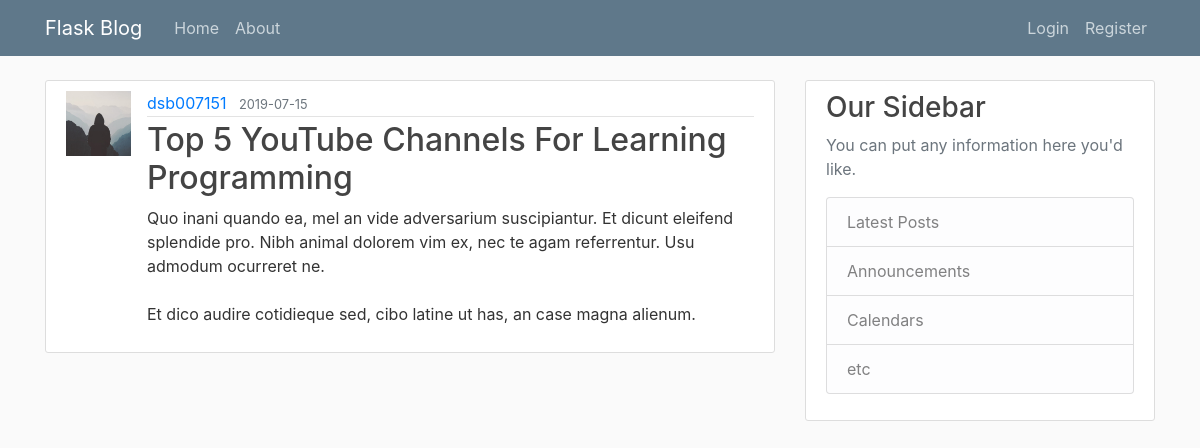
Screenshot of /post/26 with the database file from the repository.
### app/models.py (models this page shows, shortened)
class User(_db.Model, UserMixin):
    id = _db.Column(_db.Integer, primary_key=True)
    username = _db.Column(_db.String(20), unique=True, nullable=False)
    email = _db.Column(_db.String(120), unique=True, nullable=False)
    image_file = _db.Column(_db.String(20), default='default.jpg')
    password = _db.Column(_db.String(60), nullable=False)
    posts = _db.relationship('Post', backref='author', lazy=True)

class Post(_db.Model):
    id = _db.Column(_db.Integer, primary_key=True)
    title = _db.Column(_db.String(100), nullable=False)
    date_posted = _db.Column(_db.DateTime, nullable=False, default=datetime.utcnow)
    content = _db.Column(_db.Text, nullable=False)
    user_id = _db.Column(_db.Integer, _db.ForeignKey('user.id'), nullable=False)

### app/routes.py (the view)
@app.route('/post/<int:post_id>')
def post(post_id):
    _post = Post.query.get_or_404(post_id)
    return render_template('post.html', title=_post.title, post=_post)

### app/templates/post.html (shortened to what this page needs)
<!DOCTYPE html>
{% extends "layout.html" %}
{% block content %}
    <article class="media content-section">
        <img class="rounder-circle article-img"
             src="{{ url_for('static', filename='profile_pics/' + post.author.image_file) }}" alt="">
        <div class="media-body">
            <div class="article-metadata">
                <a class="mr-2" href="{{ url_for('user_post', username=post.author.username) }}">{{ post.author.username }}</a>
                <small class="text-muted">{{ post.date_posted.strftime('%Y-%m-%d') }}</small>
            </div>
            <h2 class="article-title">{{ post.title }}</h2>
            <p class="article-content">{{ post.content }}</p>
        </div>
    </article>
{% endblock content %}

### app/static/main.css (style rules this page uses)
body { background: #fafafa; color: #333333; margin-top: 5rem; }
h1, h2, h3, h4, h5, h6 { color: #444444; }
.content-section { background: #ffffff; padding: 10px 20px; border: 1px solid #dddddd; border-radius: 3px; margin-bottom: 20px; }
.article-title { color: #444444; }
.article-content { white-space: pre-line; }
.article-img { height: 65px; width: 65px; margin-right: 16px; }
.article-metadata { padding-bottom: 1px; margin-bottom: 4px; border-bottom: 1px solid #e3e3e3 }

### rows the page displays
User: image_file (placeholder picture), author.username "dsb007151"
Post: date_posted "2019-07-15", title "Top 5 YouTube Channels For Learning Programming", content "Quo inani quando ea, mel an vide adversarium suscipiantur. Et dicunt eleifend splendide pro. Nibh animal dolorem vim ex, nec te agam referrentur. Usu admodum ocurreret ne. Et dico audire cotidieque sed, cibo latine ut has, an case magna alienum."
